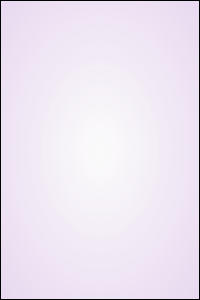
<?xml version="1.0" encoding="UTF-8"?>
<ui version="4.0">
 <class>Form</class>
 <widget class="QWidget" name="Form">
  <property name="geometry">
   <rect>
    <x>0</x>
    <y>0</y>
    <width>200</width>
    <height>300</height>
   </rect>
  </property>
  <property name="maximumSize">
   <size>
    <width>200</width>
    <height>300</height>
   </size>
  </property>
  <property name="windowTitle">
   <string>Form</string>
  </property>
  <layout class="QVBoxLayout" name="verticalLayout">
   <property name="spacing">
    <number>0</number>
   </property>
   <property name="leftMargin">
    <number>0</number>
   </property>
   <property name="topMargin">
    <number>0</number>
   </property>
   <property name="rightMargin">
    <number>0</number>
   </property>
   <property name="bottomMargin">
    <number>0</number>
   </property>
   <item>
    <widget class="QFrame" name="blankArea">
     <property name="minimumSize">
      <size>
       <width>60</width>
       <height>120</height>
      </size>
     </property>
     <property name="styleSheet">
      <string notr="true">#blankArea
{
	
	background-color: qradialgradient(spread:pad, cx:0.5, cy:0.5, radius:1.145, fx:0.5, fy:0.5, stop:0 rgba(255, 255, 255, 196), stop:1 rgba(219, 194, 232, 255));
}</string>
     </property>
     <property name="frameShape">
      <enum>QFrame::StyledPanel</enum>
     </property>
     <property name="frameShadow">
      <enum>QFrame::Raised</enum>
     </property>
    </widget>
   </item>
  </layout>
 </widget>
 <resources/>
 <connections/>
</ui>
